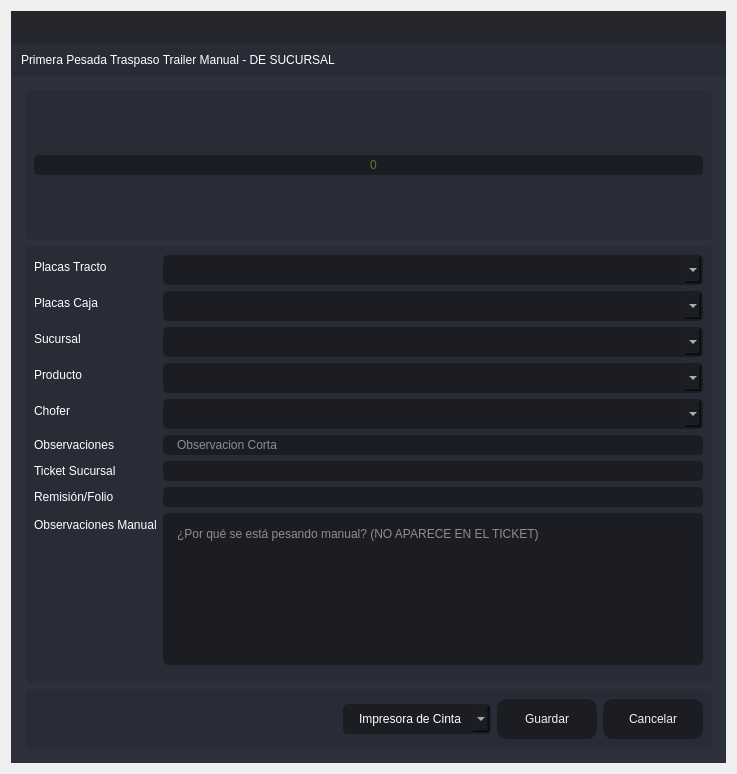
<?xml version="1.0" encoding="UTF-8"?>
<ui version="4.0">
 <class>ticket_sucursal</class>
 <widget class="QDialog" name="ticket_sucursal">
  <property name="windowModality">
   <enum>Qt::ApplicationModal</enum>
  </property>
  <property name="geometry">
   <rect>
    <x>0</x>
    <y>0</y>
    <width>737</width>
    <height>774</height>
   </rect>
  </property>
  <property name="minimumSize">
   <size>
    <width>737</width>
    <height>774</height>
   </size>
  </property>
  <property name="maximumSize">
   <size>
    <width>737</width>
    <height>774</height>
   </size>
  </property>
  <property name="windowTitle">
   <string>Primera Pesada Traspaso Trailer Manual</string>
  </property>
  <layout class="QVBoxLayout" name="verticalLayout_6">
   <item>
    <widget class="QFrame" name="frame_main">
     <property name="styleSheet">
      <string notr="true">/* LINE EDIT */
QLineEdit {
	background-color: rgb(27, 29, 35);
	border-radius: 5px;
	border: 2px solid rgb(27, 29, 35);
	padding-left: 10px;
}
QLineEdit:hover {
	border: 2px solid rgb(64, 71, 88);
}
QLineEdit:focus {
	border: 2px solid rgb(91, 101, 124);
}

/* SCROLL BARS */
QScrollBar:horizontal {
    border: none;
    background: rgb(52, 59, 72);
    height: 14px;
    margin: 0px 21px 0 21px;
	border-radius: 0px;
}
QScrollBar::handle:horizontal {
    background: rgb(85, 170, 255);
    min-width: 25px;
	border-radius: 7px
}
QScrollBar::add-line:horizontal {
    border: none;
    background: rgb(55, 63, 77);
    width: 20px;
	border-top-right-radius: 7px;
    border-bottom-right-radius: 7px;
    subcontrol-position: right;
    subcontrol-origin: margin;
}
QScrollBar::sub-line:horizontal {
    border: none;
    background: rgb(55, 63, 77);
    width: 20px;
	border-top-left-radius: 7px;
    border-bottom-left-radius: 7px;
    subcontrol-position: left;
    subcontrol-origin: margin;
}
QScrollBar::up-arrow:horizontal, QScrollBar::down-arrow:horizontal
{
     background: none;
}
QScrollBar::add-page:horizontal, QScrollBar::sub-page:horizontal
{
     background: none;
}
 QScrollBar:vertical {
	border: none;
    background: rgb(52, 59, 72);
    width: 14px;
    margin: 21px 0 21px 0;
	border-radius: 0px;
 }
 QScrollBar::handle:vertical {	
	background: rgb(85, 170, 255);
    min-height: 25px;
	border-radius: 7px
 }
 QScrollBar::add-line:vertical {
     border: none;
    background: rgb(55, 63, 77);
     height: 20px;
	border-bottom-left-radius: 7px;
    border-bottom-right-radius: 7px;
     subcontrol-position: bottom;
     subcontrol-origin: margin;
 }
 QScrollBar::sub-line:vertical {
	border: none;
    background: rgb(55, 63, 77);
     height: 20px;
	border-top-left-radius: 7px;
    border-top-right-radius: 7px;
     subcontrol-position: top;
     subcontrol-origin: margin;
 }
 QScrollBar::up-arrow:vertical, QScrollBar::down-arrow:vertical {
     background: none;
 }

 QScrollBar::add-page:vertical, QScrollBar::sub-page:vertical {
     background: none;
 }

/* CHECKBOX */
QCheckBox::indicator {
    border: 3px solid rgb(52, 59, 72);
	width: 15px;
	height: 15px;
	border-radius: 10px;
    background: rgb(44, 49, 60);
}
QCheckBox::indicator:hover {
    border: 3px solid rgb(58, 66, 81);
}
QCheckBox::indicator:checked {
    background: 3px solid rgb(52, 59, 72);
	border: 3px solid rgb(52, 59, 72);	
	background-image: url(:/16x16/icons/16x16/cil-check-alt.png);
}

/* RADIO BUTTON */
QRadioButton::indicator {
    border: 3px solid rgb(52, 59, 72);
	width: 15px;
	height: 15px;
	border-radius: 10px;
    background: rgb(44, 49, 60);
}
QRadioButton::indicator:hover {
    border: 3px solid rgb(58, 66, 81);
}
QRadioButton::indicator:checked {
    background: 3px solid rgb(94, 106, 130);
	border: 3px solid rgb(52, 59, 72);	
}

/* COMBOBOX */
QComboBox{
	background-color: rgb(27, 29, 35);
	border-radius: 5px;
	border: 2px solid rgb(27, 29, 35);
	padding: 5px;
	padding-left: 10px;
}
QComboBox:hover{
	border: 2px solid rgb(64, 71, 88);
}
QComboBox::drop-down {
	subcontrol-origin: padding;
	subcontrol-position: top right;
	width: 25px; 
	border-left-width: 3px;
	border-left-color: rgba(39, 44, 54, 150);
	border-left-style: solid;
	border-top-right-radius: 3px;
	border-bottom-right-radius: 3px;	
	background-image: url(:/16x16/icons/16x16/cil-arrow-bottom.png);
	background-position: center;
	background-repeat: no-reperat;
 }
QComboBox QAbstractItemView {
	color: rgb(85, 170, 255);	
	background-color: rgb(27, 29, 35);
	padding: 10px;
	selection-background-color: rgb(39, 44, 54);
}

/* SLIDERS */
QSlider::groove:horizontal {
    border-radius: 9px;
    height: 18px;
	margin: 0px;
	background-color: rgb(52, 59, 72);
}
QSlider::groove:horizontal:hover {
	background-color: rgb(55, 62, 76);
}
QSlider::handle:horizontal {
    background-color: rgb(85, 170, 255);
    border: none;
    height: 18px;
    width: 18px;
    margin: 0px;
	border-radius: 9px;
}
QSlider::handle:horizontal:hover {
    background-color: rgb(105, 180, 255);
}
QSlider::handle:horizontal:pressed {
    background-color: rgb(65, 130, 195);
}

QSlider::groove:vertical {
    border-radius: 9px;
    width: 18px;
    margin: 0px;
	background-color: rgb(52, 59, 72);
}
QSlider::groove:vertical:hover {
	background-color: rgb(55, 62, 76);
}
QSlider::handle:vertical {
    background-color: rgb(85, 170, 255);
	border: none;
    height: 18px;
    width: 18px;
    margin: 0px;
	border-radius: 9px;
}
QSlider::handle:vertical:hover {
    background-color: rgb(105, 180, 255);
}
QSlider::handle:vertical:pressed {
    background-color: rgb(65, 130, 195);
}

</string>
     </property>
     <property name="frameShape">
      <enum>QFrame::NoFrame</enum>
     </property>
     <property name="frameShadow">
      <enum>QFrame::Raised</enum>
     </property>
     <layout class="QVBoxLayout" name="verticalLayout">
      <property name="spacing">
       <number>0</number>
      </property>
      <property name="leftMargin">
       <number>0</number>
      </property>
      <property name="topMargin">
       <number>0</number>
      </property>
      <property name="rightMargin">
       <number>0</number>
      </property>
      <property name="bottomMargin">
       <number>0</number>
      </property>
      <item>
       <widget class="QFrame" name="frame_top">
        <property name="minimumSize">
         <size>
          <width>0</width>
          <height>65</height>
         </size>
        </property>
        <property name="maximumSize">
         <size>
          <width>16777215</width>
          <height>65</height>
         </size>
        </property>
        <property name="styleSheet">
         <string notr="true">background-color: transparent;</string>
        </property>
        <property name="frameShape">
         <enum>QFrame::NoFrame</enum>
        </property>
        <property name="frameShadow">
         <enum>QFrame::Raised</enum>
        </property>
        <layout class="QHBoxLayout" name="horizontalLayout_3">
         <property name="spacing">
          <number>0</number>
         </property>
         <property name="leftMargin">
          <number>0</number>
         </property>
         <property name="topMargin">
          <number>0</number>
         </property>
         <property name="rightMargin">
          <number>0</number>
         </property>
         <property name="bottomMargin">
          <number>0</number>
         </property>
         <item>
          <widget class="QFrame" name="frame_toggle">
           <property name="maximumSize">
            <size>
             <width>70</width>
             <height>16777215</height>
            </size>
           </property>
           <property name="styleSheet">
            <string notr="true">background-color: rgb(27, 29, 35);</string>
           </property>
           <property name="frameShape">
            <enum>QFrame::NoFrame</enum>
           </property>
           <property name="frameShadow">
            <enum>QFrame::Raised</enum>
           </property>
           <layout class="QVBoxLayout" name="verticalLayout_3">
            <property name="spacing">
             <number>0</number>
            </property>
            <property name="leftMargin">
             <number>0</number>
            </property>
            <property name="topMargin">
             <number>0</number>
            </property>
            <property name="rightMargin">
             <number>0</number>
            </property>
            <property name="bottomMargin">
             <number>0</number>
            </property>
           </layout>
          </widget>
         </item>
         <item>
          <widget class="QFrame" name="frame_top_right">
           <property name="styleSheet">
            <string notr="true">background: transparent;</string>
           </property>
           <property name="frameShape">
            <enum>QFrame::NoFrame</enum>
           </property>
           <property name="frameShadow">
            <enum>QFrame::Raised</enum>
           </property>
           <layout class="QVBoxLayout" name="verticalLayout_2">
            <property name="spacing">
             <number>0</number>
            </property>
            <property name="leftMargin">
             <number>0</number>
            </property>
            <property name="topMargin">
             <number>0</number>
            </property>
            <property name="rightMargin">
             <number>0</number>
            </property>
            <property name="bottomMargin">
             <number>0</number>
            </property>
            <item>
             <widget class="QFrame" name="frame_top_btns">
              <property name="maximumSize">
               <size>
                <width>16777215</width>
                <height>42</height>
               </size>
              </property>
              <property name="styleSheet">
               <string notr="true">background-color: rgba(27, 29, 35, 200)</string>
              </property>
              <property name="frameShape">
               <enum>QFrame::NoFrame</enum>
              </property>
              <property name="frameShadow">
               <enum>QFrame::Raised</enum>
              </property>
              <layout class="QHBoxLayout" name="horizontalLayout_4">
               <property name="spacing">
                <number>0</number>
               </property>
               <property name="leftMargin">
                <number>0</number>
               </property>
               <property name="topMargin">
                <number>0</number>
               </property>
               <property name="rightMargin">
                <number>0</number>
               </property>
               <property name="bottomMargin">
                <number>0</number>
               </property>
               <item>
                <widget class="QFrame" name="frame_label_top_btns">
                 <property name="sizePolicy">
                  <sizepolicy hsizetype="Expanding" vsizetype="Preferred">
                   <horstretch>0</horstretch>
                   <verstretch>0</verstretch>
                  </sizepolicy>
                 </property>
                 <property name="frameShape">
                  <enum>QFrame::NoFrame</enum>
                 </property>
                 <property name="frameShadow">
                  <enum>QFrame::Raised</enum>
                 </property>
                 <layout class="QHBoxLayout" name="horizontalLayout_10">
                  <property name="spacing">
                   <number>0</number>
                  </property>
                  <property name="leftMargin">
                   <number>5</number>
                  </property>
                  <property name="topMargin">
                   <number>0</number>
                  </property>
                  <property name="rightMargin">
                   <number>10</number>
                  </property>
                  <property name="bottomMargin">
                   <number>0</number>
                  </property>
                 </layout>
                </widget>
               </item>
               <item alignment="Qt::AlignRight">
                <widget class="QFrame" name="frame_btns_right">
                 <property name="sizePolicy">
                  <sizepolicy hsizetype="Expanding" vsizetype="Preferred">
                   <horstretch>0</horstretch>
                   <verstretch>0</verstretch>
                  </sizepolicy>
                 </property>
                 <property name="maximumSize">
                  <size>
                   <width>120</width>
                   <height>16777215</height>
                  </size>
                 </property>
                 <property name="frameShape">
                  <enum>QFrame::NoFrame</enum>
                 </property>
                 <property name="frameShadow">
                  <enum>QFrame::Raised</enum>
                 </property>
                 <layout class="QHBoxLayout" name="horizontalLayout_5">
                  <property name="spacing">
                   <number>0</number>
                  </property>
                  <property name="leftMargin">
                   <number>0</number>
                  </property>
                  <property name="topMargin">
                   <number>0</number>
                  </property>
                  <property name="rightMargin">
                   <number>0</number>
                  </property>
                  <property name="bottomMargin">
                   <number>0</number>
                  </property>
                 </layout>
                </widget>
               </item>
              </layout>
             </widget>
            </item>
            <item>
             <widget class="QFrame" name="frame_top_info">
              <property name="maximumSize">
               <size>
                <width>16777215</width>
                <height>65</height>
               </size>
              </property>
              <property name="styleSheet">
               <string notr="true">background-color: rgb(39, 44, 54);</string>
              </property>
              <property name="frameShape">
               <enum>QFrame::NoFrame</enum>
              </property>
              <property name="frameShadow">
               <enum>QFrame::Raised</enum>
              </property>
              <layout class="QHBoxLayout" name="horizontalLayout_8">
               <property name="spacing">
                <number>0</number>
               </property>
               <property name="leftMargin">
                <number>10</number>
               </property>
               <property name="topMargin">
                <number>0</number>
               </property>
               <property name="rightMargin">
                <number>10</number>
               </property>
               <property name="bottomMargin">
                <number>0</number>
               </property>
               <item>
                <widget class="QLabel" name="label">
                 <property name="styleSheet">
                  <string notr="true">font: 75 16pt &quot;MS Shell Dlg 2&quot;;
color: rgb(255, 255, 255);</string>
                 </property>
                 <property name="text">
                  <string>Primera Pesada Traspaso Trailer Manual - DE SUCURSAL</string>
                 </property>
                </widget>
               </item>
              </layout>
             </widget>
            </item>
           </layout>
          </widget>
         </item>
        </layout>
       </widget>
      </item>
      <item>
       <widget class="QFrame" name="frame_center">
        <property name="sizePolicy">
         <sizepolicy hsizetype="Expanding" vsizetype="Expanding">
          <horstretch>0</horstretch>
          <verstretch>0</verstretch>
         </sizepolicy>
        </property>
        <property name="styleSheet">
         <string notr="true">background-color: rgb(40, 44, 52);</string>
        </property>
        <property name="frameShape">
         <enum>QFrame::NoFrame</enum>
        </property>
        <property name="frameShadow">
         <enum>QFrame::Raised</enum>
        </property>
        <layout class="QHBoxLayout" name="horizontalLayout_2">
         <property name="spacing">
          <number>0</number>
         </property>
         <property name="leftMargin">
          <number>0</number>
         </property>
         <property name="topMargin">
          <number>0</number>
         </property>
         <property name="rightMargin">
          <number>0</number>
         </property>
         <property name="bottomMargin">
          <number>0</number>
         </property>
         <item>
          <widget class="QFrame" name="frame_content_right">
           <property name="styleSheet">
            <string notr="true">background-color: rgb(44, 49, 60);</string>
           </property>
           <property name="frameShape">
            <enum>QFrame::NoFrame</enum>
           </property>
           <property name="frameShadow">
            <enum>QFrame::Raised</enum>
           </property>
           <layout class="QVBoxLayout" name="verticalLayout_4">
            <property name="spacing">
             <number>0</number>
            </property>
            <property name="leftMargin">
             <number>0</number>
            </property>
            <property name="topMargin">
             <number>0</number>
            </property>
            <property name="rightMargin">
             <number>0</number>
            </property>
            <property name="bottomMargin">
             <number>0</number>
            </property>
            <item>
             <widget class="QFrame" name="frame_content">
              <property name="frameShape">
               <enum>QFrame::NoFrame</enum>
              </property>
              <property name="frameShadow">
               <enum>QFrame::Raised</enum>
              </property>
              <layout class="QVBoxLayout" name="verticalLayout_9">
               <property name="spacing">
                <number>0</number>
               </property>
               <property name="leftMargin">
                <number>5</number>
               </property>
               <property name="topMargin">
                <number>5</number>
               </property>
               <property name="rightMargin">
                <number>5</number>
               </property>
               <property name="bottomMargin">
                <number>5</number>
               </property>
               <item>
                <widget class="QStackedWidget" name="stackedWidget">
                 <property name="styleSheet">
                  <string notr="true">background: transparent;</string>
                 </property>
                 <property name="currentIndex">
                  <number>0</number>
                 </property>
                 <widget class="QWidget" name="page_home">
                  <layout class="QVBoxLayout" name="verticalLayout_10">
                   <item>
                    <widget class="QFrame" name="frame_3">
                     <property name="minimumSize">
                      <size>
                       <width>0</width>
                       <height>150</height>
                      </size>
                     </property>
                     <property name="maximumSize">
                      <size>
                       <width>16777215</width>
                       <height>150</height>
                      </size>
                     </property>
                     <property name="styleSheet">
                      <string notr="true">background-color: rgb(39, 44, 54);
border-radius: 5px;</string>
                     </property>
                     <property name="frameShape">
                      <enum>QFrame::StyledPanel</enum>
                     </property>
                     <property name="frameShadow">
                      <enum>QFrame::Raised</enum>
                     </property>
                     <layout class="QVBoxLayout" name="verticalLayout_11">
                      <item>
                       <layout class="QVBoxLayout" name="verticalLayout_8">
                        <item>
                         <widget class="QLineEdit" name="Peso">
                          <property name="styleSheet">
                           <string notr="true">QLineEdit {
	background-color: rgb(27, 29, 35);
	border-radius: 5px;
	border: 2px solid rgb(27, 29, 35);
	padding-left: 10px;
	font: 75 80pt &quot;MS Shell Dlg 2&quot;;	
	color: rgb(138, 226, 52);
}
QLineEdit:hover {
	border: 2px solid rgb(64, 71, 88);
}
QLineEdit:focus {
	border: 2px solid rgb(91, 101, 124);
}</string>
                          </property>
                          <property name="alignment">
                           <set>Qt::AlignCenter</set>
                          </property>
                          <property name="placeholderText">
                           <string>0</string>
                          </property>
                         </widget>
                        </item>
                       </layout>
                      </item>
                     </layout>
                    </widget>
                   </item>
                   <item>
                    <widget class="QFrame" name="frame">
                     <property name="styleSheet">
                      <string notr="true">background-color: rgb(39, 44, 54);
border-radius: 5px;</string>
                     </property>
                     <property name="frameShape">
                      <enum>QFrame::StyledPanel</enum>
                     </property>
                     <property name="frameShadow">
                      <enum>QFrame::Raised</enum>
                     </property>
                     <layout class="QVBoxLayout" name="verticalLayout_5">
                      <item>
                       <layout class="QVBoxLayout" name="verticalLayout_12">
                        <item>
                         <layout class="QFormLayout" name="formLayout">
                          <item row="0" column="0">
                           <widget class="QLabel" name="label_2">
                            <property name="styleSheet">
                             <string notr="true">color: rgb(255, 255, 255);
font: 75 12pt &quot;MS Shell Dlg 2&quot;;</string>
                            </property>
                            <property name="text">
                             <string>Placas Tracto</string>
                            </property>
                           </widget>
                          </item>
                          <item row="0" column="1">
                           <widget class="QComboBox" name="comboBox_placas">
                            <property name="styleSheet">
                             <string notr="true">QComboBox{
	background-color: rgb(27, 29, 35);
	border-radius: 5px;
	border: 2px solid rgb(27, 29, 35);
	padding: 5px;
	padding-left: 14px;
	color: rgb(255, 255, 255);
    font: 75 12pt &quot;MS Shell Dlg 2&quot;;
}
QComboBox:hover{
	border: 2px solid rgb(64, 71, 88);
}
QComboBox QAbstractItemView {
	color: rgb(85, 170, 255);	
	background-color: rgb(27, 29, 35);
	padding: 10px;
	selection-background-color: rgb(39, 44, 54);
}</string>
                            </property>
                           </widget>
                          </item>
                          <item row="1" column="0">
                           <widget class="QLabel" name="label_9">
                            <property name="styleSheet">
                             <string notr="true">color: rgb(255, 255, 255);
font: 75 12pt &quot;MS Shell Dlg 2&quot;;</string>
                            </property>
                            <property name="text">
                             <string>Placas Caja</string>
                            </property>
                           </widget>
                          </item>
                          <item row="1" column="1">
                           <widget class="QComboBox" name="comboBox_PlacasCaja">
                            <property name="styleSheet">
                             <string notr="true">QComboBox{
	background-color: rgb(27, 29, 35);
	border-radius: 5px;
	border: 2px solid rgb(27, 29, 35);
	padding: 5px;
	padding-left: 14px;
	color: rgb(255, 255, 255);
    font: 75 12pt &quot;MS Shell Dlg 2&quot;;
}
QComboBox:hover{
	border: 2px solid rgb(64, 71, 88);
}
QComboBox QAbstractItemView {
	color: rgb(85, 170, 255);	
	background-color: rgb(27, 29, 35);
	padding: 10px;
	selection-background-color: rgb(39, 44, 54);
}</string>
                            </property>
                           </widget>
                          </item>
                          <item row="2" column="0">
                           <widget class="QLabel" name="label_3">
                            <property name="styleSheet">
                             <string notr="true">color: rgb(255, 255, 255);
font: 75 12pt &quot;MS Shell Dlg 2&quot;;</string>
                            </property>
                            <property name="text">
                             <string>Sucursal</string>
                            </property>
                           </widget>
                          </item>
                          <item row="2" column="1">
                           <widget class="QComboBox" name="comboBox_sucursal">
                            <property name="styleSheet">
                             <string notr="true">QComboBox{
	background-color: rgb(27, 29, 35);
	border-radius: 5px;
	border: 2px solid rgb(27, 29, 35);
	padding: 5px;
	padding-left: 14px;
	color: rgb(255, 255, 255);
    font: 75 12pt &quot;MS Shell Dlg 2&quot;;
}
QComboBox:hover{
	border: 2px solid rgb(64, 71, 88);
}
QComboBox QAbstractItemView {
	color: rgb(85, 170, 255);	
	background-color: rgb(27, 29, 35);
	padding: 10px;
	selection-background-color: rgb(39, 44, 54);
}</string>
                            </property>
                           </widget>
                          </item>
                          <item row="3" column="0">
                           <widget class="QLabel" name="label_5">
                            <property name="styleSheet">
                             <string notr="true">color: rgb(255, 255, 255);
font: 75 12pt &quot;MS Shell Dlg 2&quot;;</string>
                            </property>
                            <property name="text">
                             <string>Producto</string>
                            </property>
                           </widget>
                          </item>
                          <item row="3" column="1">
                           <widget class="QComboBox" name="comboBox_productos">
                            <property name="styleSheet">
                             <string notr="true">QComboBox{
	background-color: rgb(27, 29, 35);
	border-radius: 5px;
	border: 2px solid rgb(27, 29, 35);
	padding: 5px;
	padding-left: 14px;
	color: rgb(255, 255, 255);
    font: 75 12pt &quot;MS Shell Dlg 2&quot;;
}
QComboBox:hover{
	border: 2px solid rgb(64, 71, 88);
}
QComboBox QAbstractItemView {
	color: rgb(85, 170, 255);	
	background-color: rgb(27, 29, 35);
	padding: 10px;
	selection-background-color: rgb(39, 44, 54);
}</string>
                            </property>
                           </widget>
                          </item>
                          <item row="4" column="0">
                           <widget class="QLabel" name="label_6">
                            <property name="styleSheet">
                             <string notr="true">color: rgb(255, 255, 255);
font: 75 12pt &quot;MS Shell Dlg 2&quot;;</string>
                            </property>
                            <property name="text">
                             <string>Chofer</string>
                            </property>
                           </widget>
                          </item>
                          <item row="4" column="1">
                           <widget class="QComboBox" name="comboBox_operador">
                            <property name="styleSheet">
                             <string notr="true">QComboBox{
	background-color: rgb(27, 29, 35);
	border-radius: 5px;
	border: 2px solid rgb(27, 29, 35);
	padding: 5px;
	padding-left: 14px;
	color: rgb(255, 255, 255);
    font: 75 12pt &quot;MS Shell Dlg 2&quot;;
}
QComboBox:hover{
	border: 2px solid rgb(64, 71, 88);
}
QComboBox QAbstractItemView {
	color: rgb(85, 170, 255);	
	background-color: rgb(27, 29, 35);
	padding: 10px;
	selection-background-color: rgb(39, 44, 54);
}</string>
                            </property>
                           </widget>
                          </item>
                          <item row="5" column="0">
                           <widget class="QLabel" name="label_7">
                            <property name="styleSheet">
                             <string notr="true">color: rgb(255, 255, 255);
font: 75 12pt &quot;MS Shell Dlg 2&quot;;</string>
                            </property>
                            <property name="text">
                             <string>Observaciones</string>
                            </property>
                           </widget>
                          </item>
                          <item row="6" column="0">
                           <widget class="QLabel" name="label_8">
                            <property name="styleSheet">
                             <string notr="true">color: rgb(255, 255, 255);
font: 75 12pt &quot;MS Shell Dlg 2&quot;;</string>
                            </property>
                            <property name="text">
                             <string>Ticket Sucursal</string>
                            </property>
                           </widget>
                          </item>
                          <item row="7" column="0">
                           <widget class="QLabel" name="label_10">
                            <property name="styleSheet">
                             <string notr="true">color: rgb(255, 255, 255);
font: 75 12pt &quot;MS Shell Dlg 2&quot;;</string>
                            </property>
                            <property name="text">
                             <string>Remisión/Folio</string>
                            </property>
                           </widget>
                          </item>
                          <item row="7" column="1">
                           <widget class="QLineEdit" name="folio">
                            <property name="styleSheet">
                             <string notr="true">QLineEdit {
	background-color: rgb(27, 29, 35);
	border-radius: 5px;
	border: 2px solid rgb(27, 29, 35);
	padding-left: 10px;
	font: 75 12pt &quot;MS Shell Dlg 2&quot;;
	color: rgb(255, 255, 255);
}
QLineEdit:hover {
	border: 2px solid rgb(64, 71, 88);
}
QLineEdit:focus {
	border: 2px solid rgb(91, 101, 124);
}</string>
                            </property>
                           </widget>
                          </item>
                          <item row="9" column="0">
                           <widget class="Line" name="line">
                            <property name="orientation">
                             <enum>Qt::Horizontal</enum>
                            </property>
                           </widget>
                          </item>
                          <item row="6" column="1">
                           <widget class="QLineEdit" name="ticket_suc">
                            <property name="styleSheet">
                             <string notr="true">QLineEdit {
	background-color: rgb(27, 29, 35);
	border-radius: 5px;
	border: 2px solid rgb(27, 29, 35);
	padding-left: 10px;
	font: 75 12pt &quot;MS Shell Dlg 2&quot;;
	color: rgb(255, 255, 255);
}
QLineEdit:hover {
	border: 2px solid rgb(64, 71, 88);
}
QLineEdit:focus {
	border: 2px solid rgb(91, 101, 124);
}</string>
                            </property>
                           </widget>
                          </item>
                          <item row="8" column="0">
                           <widget class="QLabel" name="label_4">
                            <property name="styleSheet">
                             <string notr="true">color: rgb(255, 255, 255);
font: 75 12pt &quot;MS Shell Dlg 2&quot;;</string>
                            </property>
                            <property name="text">
                             <string>Observaciones Manual</string>
                            </property>
                           </widget>
                          </item>
                          <item row="8" column="1">
                           <widget class="QPlainTextEdit" name="Observaciones_Manual">
                            <property name="styleSheet">
                             <string notr="true">QPlainTextEdit {
	background-color: rgb(27, 29, 35);
	border-radius: 5px;
	padding: 10px;
    color: rgb(255, 255, 255);
	font: 75 12pt &quot;MS Shell Dlg 2&quot;;
}
QPlainTextEdit:hover {
	border: 2px solid rgb(64, 71, 88);
}
QPlainTextEdit:focus {
	border: 2px solid rgb(91, 101, 124);
}</string>
                            </property>
                            <property name="placeholderText">
                             <string>¿Por qué se está pesando manual? (NO APARECE EN EL TICKET)</string>
                            </property>
                           </widget>
                          </item>
                          <item row="5" column="1">
                           <widget class="QLineEdit" name="observaciones">
                            <property name="styleSheet">
                             <string notr="true">QLineEdit {
	background-color: rgb(27, 29, 35);
	border-radius: 5px;
	border: 2px solid rgb(27, 29, 35);
	padding-left: 10px;
	font: 75 12pt &quot;MS Shell Dlg 2&quot;;
	color: rgb(255, 255, 255);
}
QLineEdit:hover {
	border: 2px solid rgb(64, 71, 88);
}
QLineEdit:focus {
	border: 2px solid rgb(91, 101, 124);
}</string>
                            </property>
                            <property name="maxLength">
                             <number>125</number>
                            </property>
                            <property name="placeholderText">
                             <string>Observacion Corta</string>
                            </property>
                           </widget>
                          </item>
                         </layout>
                        </item>
                       </layout>
                      </item>
                     </layout>
                    </widget>
                   </item>
                   <item>
                    <widget class="QFrame" name="frame_2">
                     <property name="minimumSize">
                      <size>
                       <width>0</width>
                       <height>60</height>
                      </size>
                     </property>
                     <property name="maximumSize">
                      <size>
                       <width>16777215</width>
                       <height>60</height>
                      </size>
                     </property>
                     <property name="styleSheet">
                      <string notr="true">background-color: rgb(39, 44, 54);
border-radius: 5px;</string>
                     </property>
                     <property name="frameShape">
                      <enum>QFrame::StyledPanel</enum>
                     </property>
                     <property name="frameShadow">
                      <enum>QFrame::Raised</enum>
                     </property>
                     <layout class="QHBoxLayout" name="horizontalLayout_9">
                      <item>
                       <layout class="QGridLayout" name="gridLayout">
                        <item row="0" column="2">
                         <widget class="QPushButton" name="btn_guardar">
                          <property name="minimumSize">
                           <size>
                            <width>100</width>
                            <height>40</height>
                           </size>
                          </property>
                          <property name="styleSheet">
                           <string notr="true">QPushButton {
	border-color: rgb(27, 29, 35);
	font: 75 10pt &quot;MS Shell Dlg 2&quot;;
	color: rgb(240, 240, 240);
	background-color: rgb(27, 29, 35);
	border: 0px solid;
	border-radius: 10px;	
}
QPushButton:hover {
	background-color:rgb(44, 49, 60);
	border-color: rgb(27, 29, 35);
	border: 2px solid;
}</string>
                          </property>
                          <property name="text">
                           <string>Guardar</string>
                          </property>
                         </widget>
                        </item>
                        <item row="0" column="0">
                         <spacer name="horizontalSpacer">
                          <property name="orientation">
                           <enum>Qt::Horizontal</enum>
                          </property>
                          <property name="sizeHint" stdset="0">
                           <size>
                            <width>40</width>
                            <height>20</height>
                           </size>
                          </property>
                         </spacer>
                        </item>
                        <item row="0" column="3">
                         <widget class="QPushButton" name="btnr">
                          <property name="minimumSize">
                           <size>
                            <width>100</width>
                            <height>40</height>
                           </size>
                          </property>
                          <property name="styleSheet">
                           <string notr="true">QPushButton {
	border-color: rgb(27, 29, 35);
	font: 75 10pt &quot;MS Shell Dlg 2&quot;;
	color: rgb(240, 240, 240);
	background-color: rgb(27, 29, 35);
	border: 0px solid;
	border-radius: 10px;	
}
QPushButton:hover {
	background-color:rgb(44, 49, 60);
	border-color: rgb(27, 29, 35);
	border: 2px solid;
}</string>
                          </property>
                          <property name="text">
                           <string>Cancelar</string>
                          </property>
                         </widget>
                        </item>
                        <item row="0" column="1">
                         <widget class="QComboBox" name="comboBox_impresora">
                          <property name="styleSheet">
                           <string notr="true">QComboBox{
	background-color: rgb(27, 29, 35);
	border-radius: 5px;
	border: 2px solid rgb(27, 29, 35);
	padding: 5px;
	padding-left: 14px;
	color: rgb(255, 255, 255);
    font: 75 12pt &quot;MS Shell Dlg 2&quot;;
}
QComboBox:hover{
	border: 2px solid rgb(64, 71, 88);
}
QComboBox QAbstractItemView {
	color: rgb(85, 170, 255);	
	background-color: rgb(27, 29, 35);
	padding: 10px;
	selection-background-color: rgb(39, 44, 54);
}</string>
                          </property>
                          <item>
                           <property name="text">
                            <string>Impresora de Cinta</string>
                           </property>
                          </item>
                          <item>
                           <property name="text">
                            <string>Impresora Windows</string>
                           </property>
                          </item>
                         </widget>
                        </item>
                       </layout>
                      </item>
                     </layout>
                    </widget>
                   </item>
                  </layout>
                 </widget>
                </widget>
               </item>
              </layout>
             </widget>
            </item>
           </layout>
          </widget>
         </item>
        </layout>
       </widget>
      </item>
     </layout>
    </widget>
   </item>
  </layout>
 </widget>
 <tabstops>
  <tabstop>Peso</tabstop>
  <tabstop>comboBox_placas</tabstop>
  <tabstop>comboBox_PlacasCaja</tabstop>
  <tabstop>comboBox_sucursal</tabstop>
  <tabstop>comboBox_productos</tabstop>
  <tabstop>comboBox_operador</tabstop>
  <tabstop>observaciones</tabstop>
  <tabstop>ticket_suc</tabstop>
  <tabstop>folio</tabstop>
  <tabstop>Observaciones_Manual</tabstop>
  <tabstop>btn_guardar</tabstop>
  <tabstop>btnr</tabstop>
 </tabstops>
 <resources/>
 <connections/>
</ui>
